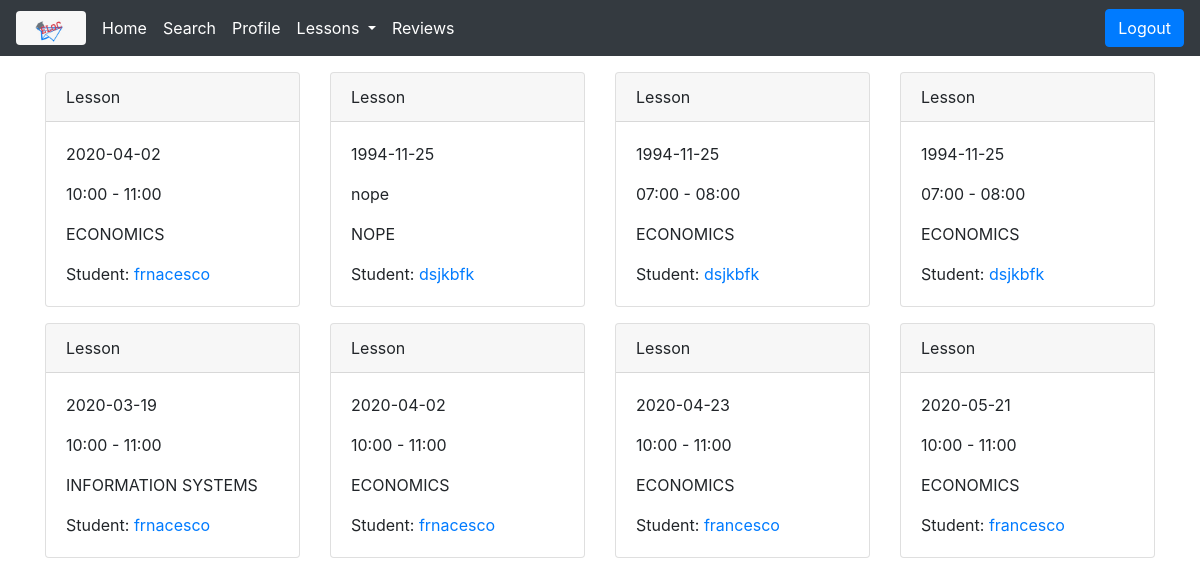
The page /user/dsjkbfk/tutor_past_lessons (signed in) on the database its author committed.
### app/models.py (models this page shows, shortened)
class Lesson(db.Model):
    __tablename__ = 'lessons'
    id = db.Column(db.Integer, primary_key=True)
    subject_name = db.Column(db.String(64))
    tutor_id = db.Column(db.Integer, db.ForeignKey('tutors.id'))
    user_id = db.Column(db.Integer, db.ForeignKey('users.id'))
    date = db.Column(db.Date)
    time = db.Column(db.String(40))
    dont_remind_me = db.Column(db.Boolean)#set to true if the user does not want to keep seeing
    review = db.relationship('Review', backref='Lesson', uselist=False)
    notification = db.relationship('Notification', backref='Lesson', uselist=False)

class User(UserMixin, db.Model):
    __tablename__ = 'users'
    id = db.Column(db.Integer, primary_key=True)
    picture_filename = db.Column(db.String(150))
    name = db.Column(db.String(64))
    surname = db.Column(db.String(64))
    birth_date = db.Column(db.Date)
    email = db.Column(db.String(64), unique=True, index=True)
    username = db.Column(db.String(64), unique=True, index=True)
    about_me = db.Column(db.Text(), nullable=True)
    password_hash = db.Column(db.String(128))
    lessons_attended = db.relationship('Lesson', backref='User', lazy='dynamic')
    city_id = db.Column(db.Integer, db.ForeignKey('cities.id'))
    type = db.Column(db.String(50))
    __mapper_args__ = {
        'polymorphic_identity':'user',
        'polymorphic_on':type
    }
    @property
    def password(self):
        raise AttributeError('password is not a readable attribute')
    @login_manager.user_loader
    def load_user(user_id):
        return User.query.get(int(user_id))

### app/users_bp/views.py (the view)
@users_bp.route('/user/<username>/tutor_past_lessons', methods=['GET', 'POST'])
@login_required
def tutor_past_lessons(username):
    lessons =[]
    dict = {}
    if Tutor.query.filter_by(username=username).first() is not None:
        lessons = Tutor.query.filter_by(username=username).first().get_tutor_past_lessons()
        for l in lessons:
            dict[l.id] = User.query.filter_by(id=l.user_id).first().username
    return render_template('/user/myLessons/tutor_past_lessons.html', lessons=lessons, dict=dict)

### app/models.py (called while the page is built)
    def get_tutor_past_lessons(self):
        lessons=[]
        for l in self.lessons_tutored:
            if l.date <= date.today():
                lessons.append(l)
        return lessons

### app/templates/user/myLessons/tutor_past_lessons.html (shortened to what this page needs)
{% extends "layout.html" %}
{% block page_content %}
{% if lessons %}
<div class="container text-left">
    <div class="row ">
        {% for l in lessons%}
        <div class="col col-md-3  mb-3 ">
            <div class="card">
                <div class="card-header">
                    Lesson
                </div>
                <div class="card-body">
                    <p class="card-text">{{l.date}}</p>
                    <p class="card-text">{{l.time}}</p>
                    <p class="card-text text-uppercase">{{l.subject_name}}</p>
                    <p class="card-text">Student: <a href="/user/{{dict[l.id]}}">{{dict[l.id]}}</a></p>
                </div>
            </div>
        </div>
        {% endfor %}
    </div>
</div>
{% endif %}
{% endblock  %}

### app/templates/layout.html (shortened to what this page needs)
{% extends "base.html" %}
{% block navbar %}
<div class="mb-3">
<nav class="navbar navbar-expand-md bg-dark navbar-dark">
  <img class="rounded" src="/static/logo/logo2.jpeg" width="6%" height="6%"  alt="ELoC Logo" >
  <div class="collapse navbar-collapse" id="navbarSupportedContent">
    <ul class="navbar-nav mr-auto">
      <li class="nav-item active ">
        <a class="nav-link ml-2" href="{{ url_for('main.home') }}">Home <span class="sr-only">(current)</span></a>
      </li>
        <li class="nav-item active">
        <a class="nav-link " href="{{ url_for('main.search') }}">Search <span class="sr-only">(current)</span></a>
      </li>
        {% if current_user.is_authenticated %}
      <li class="nav-item active ">
        <a class="nav-link " href="{{ url_for('users_bp.profile', username=current_user.username) }}">Profile</a>
      </li>
      <li class="nav-item dropdown active ">
        <a class="nav-link dropdown-toggle " href="#" id="navbarDropdown" role="button" data-toggle="dropdown" aria-haspopup="true" aria-expanded="false">
          Lessons
        </a>
      </li>
        {% if current_user.type == 'student' %}
      <li class="nav-item active ">
        <a class="nav-link " href="{{ url_for('users_bp.done_reviews', username=current_user.username) }}" tabindex="-1" aria-disabled="true">Reviews</a>
      </li>
        {% endif %}
        {% endif %}
    </ul>
    <div class="form-inline my-2 my-lg-0">
        {% if current_user.is_authenticated %}
      <a class="btn btn-primary btn-block" href="{{ url_for('auth.logout') }}">Logout</a>
        {% endif %}
    </div>
  </div>
</nav>
    </div>
{% endblock navbar %}
{%block content %}
        {% block page_content %}
        {% endblock  %}
{% endblock content %}

### app/templates/base.html (shortened to what this page needs)
<!DOCTYPE html>
<html lang="en">
<head>
    <link rel="stylesheet"
          href="https://stackpath.bootstrapcdn.com/bootstrap/4.4.1/css/bootstrap.min.css"
>
    <link rel="stylesheet" href="https://cdnjs.cloudflare.com/ajax/libs/font-awesome/4.7.0/css/font-awesome.min.css">
    <link href="https://cdnjs.cloudflare.com/ajax/libs/bootstrap-datepicker/1.3.0/css/datepicker.css" rel="stylesheet" type="text/css" />
</head>
<body class="text-center">
{% block navbar %}
{% endblock navbar %}
{% block content %}
{% endblock content %}
</body>
</html>

### rows shown on the page
Lesson: date "2020-04-02", time "10:00 - 11:00", subject_name "ECONOMICS"
User: username "frnacesco"
Lesson: date "1994-11-25", time "nope", subject_name "NOPE"
User: username "dsjkbfk"
Lesson: date "1994-11-25", time "07:00 - 08:00", subject_name "ECONOMICS"
Lesson: date "1994-11-25", time "07:00 - 08:00", subject_name "ECONOMICS"
Lesson: date "2020-03-19", time "10:00 - 11:00", subject_name "INFORMATION SYSTEMS"
Lesson: date "2020-04-02", time "10:00 - 11:00", subject_name "ECONOMICS"
Lesson: date "2020-04-23", time "10:00 - 11:00", subject_name "ECONOMICS"
User: username "francesco"
Lesson: date "2020-05-21", time "10:00 - 11:00", subject_name "ECONOMICS"
